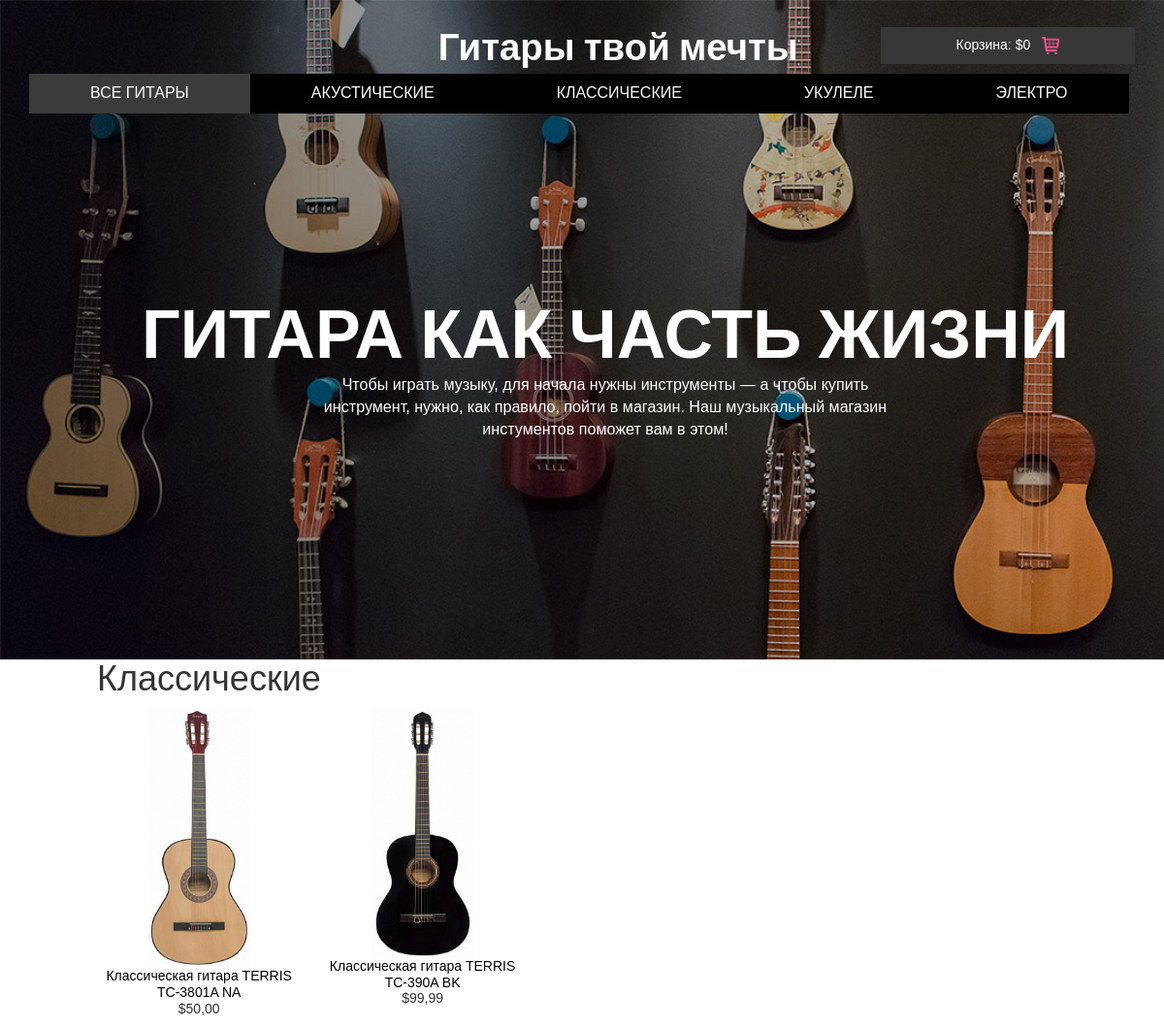
The page /klassicheskie/ on the database its author committed.
### shop/models.py (models this page shows, shortened)
class Category(models.Model):
    name = models.CharField(max_length=200, db_index=True)
    slug = models.SlugField(max_length=200, db_index=True, unique=True)
    class Meta:
        ordering = ('name',)
        verbose_name = 'Категория'
        verbose_name_plural = 'Категории'

class Product(models.Model):
    objects = models.Manager()
    category = models.ForeignKey(Category, related_name='products', on_delete=models.CASCADE)
    name = models.CharField(max_length=200, db_index=True)
    slug = models.SlugField(max_length=200, db_index=True)
    image = models.ImageField(upload_to='products/%Y/%m/%d', blank=True)
    description = models.TextField(blank=True)
    price = models.DecimalField(max_digits=10, decimal_places=2)
    stock = models.PositiveIntegerField()
    available = models.BooleanField(default=True)
    created = models.DateTimeField(auto_now_add=True)
    updated = models.DateTimeField(auto_now=True)
    class Meta:
        ordering = ('name',)
        index_together = (('id', 'slug'),)
    def get_absolute_url(self):
        return reverse('shop:product_detail', args=[self.id, self.slug])

### shop/views.py (the view)
# urls.py: path('', views.product_list, name='product_list'),
def product_list(request, category_slug=None):
    category = None
    categories = Category.objects.all()
    products = Product.objects.filter(available=True)
    if category_slug:
        category = get_object_or_404(Category, slug=category_slug)
        products = products.filter(category=category)
    return render(request, 'shop/product/list.html',
                  {
                      'category': category,
                      'categories': categories,
                      'products': products
                  })

### cart/cart.py (called while the page is built)
    def get_total_price(self):
        return sum(Decimal(item['price']) * item['quantity'] for item in self.cart.values())

### cart/context_processors.py (called while the page is built)
def cart(request):
    return {'cart': Cart(request)}

### shop/templates/shop/product/list.html (shortened to what this page needs)
{% extends "shop/base.html" %}
{% load static %}
{% block content %}
<div id="main" class="product-list">
<h1>{% if category %}{{ category.name }}{% else %}Все гитары{% endif %}</h1>
{% for product in products %}
<div class="item">
<a href="{{ product.get_absolute_url }}">
    <img src="{% if product.image %}{{ product.image.url }}{%else %}{% static 'img/no_image.png' %}{% endif %}">
</a>
<a href="{{ product.get_absolute_url }}">{{ product.name }}</a>
<br>
${{ product.price }}
</div>
{% endfor %}
</div>
{% endblock %}

### shop/static/css/style.css (style rules this page uses)
body { font-family: 'Arimo', sans-serif; background: #fff; margin:0; }
body a { transition:0.5s all; -webkit-transition:0.5s all; -moz-transition:0.5s all; -o-transition:0.5s all; -ms-transition:0.5s all; }
h1,h2,h3,h4,h5,h6 { margin:0; }

### shop/static/css/component.css (style rules this page uses)
*, *:after, *::before { -webkit-box-sizing: border-box; -moz-box-sizing: border-box; box-sizing: border-box; }

### shop/static/css/base.css (style rules this page uses)
body { margin:0; padding:0; font-family:helvetica, sans-serif; }
h1, h2, h3, h4, h5 , h6 { font-family: 'Ubuntu', sans-serif; font-weight:normal; }
a { text-decoration:none; color:#5993bb; }
img { width:18px; heigth:50px; }
#main { float:left; width: 96%; margin-right:-220px; overflow:hidden; }
.product-list .item a { color: #000; }
.product-list .item { width:24%; padding:10px 20px 10px 0; float:left; text-align:center; line-height:1.2; display: block; margin: 0 auto; }
.product-list .item img { width:50%; margin-bottom:8px; display: block; margin: 0 auto; }

### rows shown on the page
Category: name "Классические"
Product: image (picture), name "Классическая гитара TERRIS TC-3801A NA", price "50,00"
Product: image (picture), name "Классическая гитара TERRIS TC-390A BK", price "99,99"

### other values the page prints
{{ cart.get_total_price }} "0"
